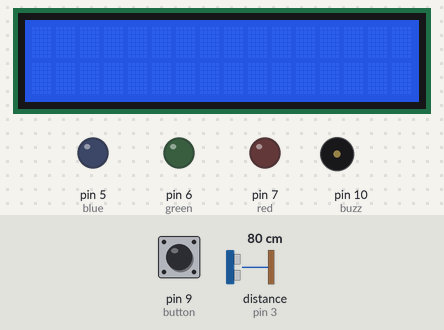
Bench run of a sketch on a simulated Arduino Uno, built with avr-gcc and run on an emulated ATmega328P. Shown: 16×2 character LCD, output pins drawn as LEDs (lit = HIGH), buzzer (waves = sounding). Wiring (inferred from the names in the program): ultrasonic range finder: trigger pin 4; echo pin 3. Dashed ring = blinking. The test bench sets the inputs (shaded band); at power-on: pin 9 (button) LOW, distance to the obstacle (sensor on pin 3) 80 cm. The echo pulse lasts 58.3 µs per cm; pins used as bus, display or sensor lines are not drawn; what the sketch prints to the serial monitor is not drawn.

Above: at 1.2 s.
1.3 s: pin 9 (button) pulled HIGH for 3.2 s
At 3.5 s:
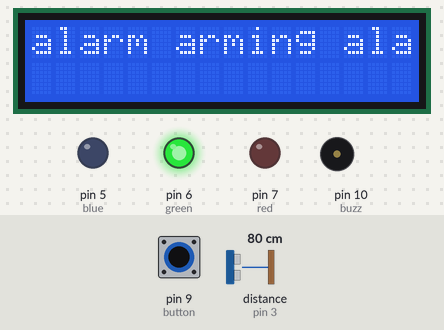
6.6 s: pin 9 (button) pulled HIGH for 0.6 s
At 9.2 s:
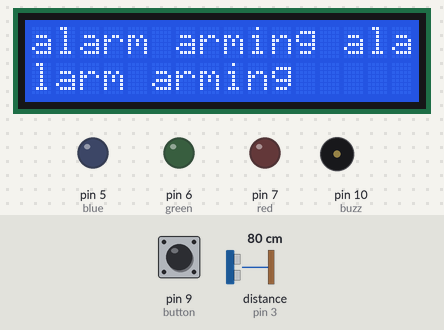
9.6 s: pin 9 (button) pulled HIGH for 1 s
At 12.3 s:
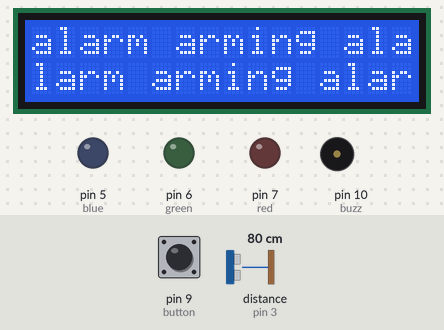
12.6 s: distance to the obstacle (sensor on pin 3) set to 12 cm
14.3 s: distance to the obstacle (sensor on pin 3) set to 9 cm
At 15.9 s:
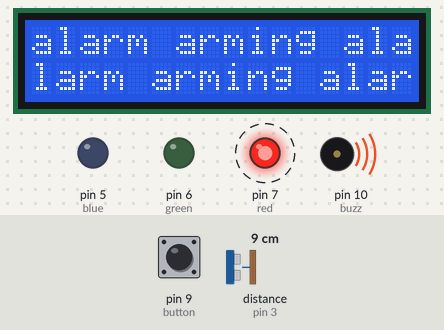
18.4 s: pin 9 (button) pulled HIGH for 3.2 s
At 19.5 s:
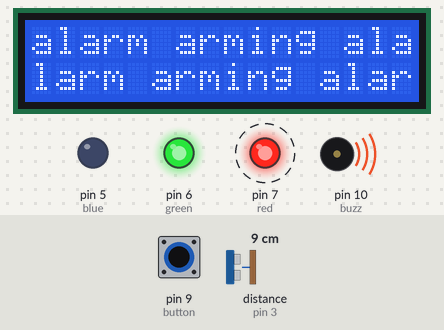
Timing chart, 0 to 25.7 s (numbered marks = the images above; inputs shaded):
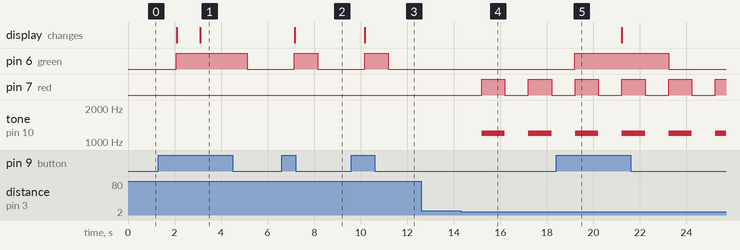

Measured:
- the behaviour switches between 11 and 10 cm on distance to the obstacle (sensor on pin 3) (found by bisection; images 3 and 4)
- after the input at 1.3 s, pin 6 (green): LOW → HIGH after 0.78 s, → LOW 3.1 s later; the display: first changes after 0.79 s (image 1 shows a later state)
- after the input at 6.6 s, pin 6 (green): LOW → HIGH after 0.54 s, → LOW 1.0 s later; the display: changes after 0.56 s (image 2)
- after the input at 9.6 s, pin 6 (green): LOW → HIGH after 0.57 s, → LOW 1.0 s later; the display: changes after 0.59 s (image 3)
- after the input at 12.6 s, every drawn part: stays the same
- after the input at 14.3 s, pin 7 (red): alternates HIGH for 1.0 s and LOW for 1.0 s, starting after 0.90 s; tone on pin 10 (buzz): alternates 1200 Hz for 1.0 s and silent for 1.0 s, starting after 0.90 s
- after the input at 18.4 s, pin 6 (green): LOW → HIGH after 0.80 s, → LOW 4.0 s later

The sketch:

sketch_nov20a.ino
```cpp
#include <LiquidCrystal_I2C.h>

// Digital
int red = 7, blue = 5, green = 6; // LED
int echo = 3, trig = 4; // Ping Sensor
int buzz = 10; // Buzzer
int button = 9; // Button
// Analog
LiquidCrystal_I2C lcd(0x27,16,2); // LCD Screen
int lit = 2; // Motion Sensor

int qwe;
int val = 0;

void setup() {
  Serial.begin(9600);
  pinMode(red,OUTPUT);
  pinMode(blue,OUTPUT);
  pinMode(green,OUTPUT);
  pinMode(buzz,OUTPUT);
  pinMode(echo,INPUT);
  pinMode(trig,OUTPUT);
  //pinMode(lit,INPUT);
  pinMode(button,INPUT);
  lcd.init();
  lcd.backlight();
  lcd.setCursor(0,0);
  //lcd.print("Ardiuino");
}

void loop() {
  int duration, distance;
  digitalWrite(trig,LOW);
  delayMicroseconds(2);
  digitalWrite(trig,HIGH);
  delayMicroseconds(10);
  digitalWrite(trig,LOW);
  duration = pulseIn(echo,HIGH);
  distance = (duration/2)/29.1;
  Serial.print("Distance ");
  Serial.print(distance);
  Serial.println(" cm");

  int buttonState = digitalRead(button);
  if(buttonState==HIGH){
    digitalWrite(green,HIGH);
    lcd.print("alarm arming ");
    //delay(1000);
  }else{
    digitalWrite(green,LOW);
  }

  if(distance <= 10) {
    tone(buzz,1200);
    digitalWrite(red,HIGH);
    delay(1000);
    noTone(buzz);
    digitalWrite(red,LOW);
  }

  //if(analogRead(button) < 200) qwe = 1;
  //else qwe = 0;
  //Serial.print(qwe);
  Serial.print(digitalRead(button));
  Serial.print(" - ");
  //Serial.println(analogRead(lit));
  delay(1000);

}
```
